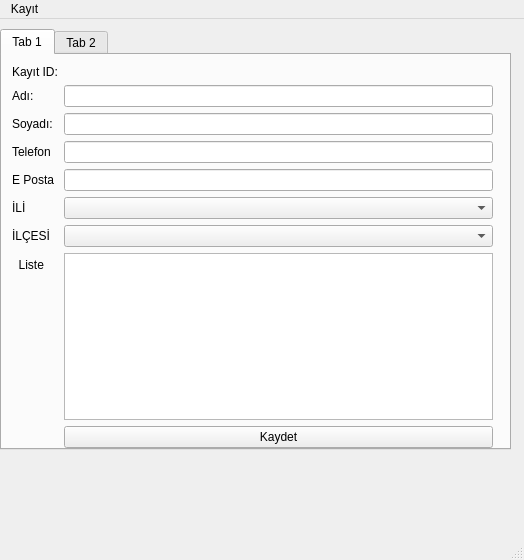
<?xml version="1.0" encoding="UTF-8"?>
<ui version="4.0">
 <class>AnaPencere</class>
 <widget class="QMainWindow" name="AnaPencere">
  <property name="geometry">
   <rect>
    <x>0</x>
    <y>0</y>
    <width>524</width>
    <height>560</height>
   </rect>
  </property>
  <property name="windowTitle">
   <string>Telefon Defteri</string>
  </property>
  <widget class="QWidget" name="centralwidget">
   <widget class="QTabWidget" name="tabWidget">
    <property name="geometry">
     <rect>
      <x>0</x>
      <y>10</y>
      <width>511</width>
      <height>421</height>
     </rect>
    </property>
    <widget class="QWidget" name="tab">
     <attribute name="title">
      <string>Tab 1</string>
     </attribute>
     <widget class="QWidget" name="formLayoutWidget">
      <property name="geometry">
       <rect>
        <x>10</x>
        <y>10</y>
        <width>481</width>
        <height>411</height>
       </rect>
      </property>
      <layout class="QFormLayout" name="formLayout">
       <property name="sizeConstraint">
        <enum>QLayout::SetNoConstraint</enum>
       </property>
       <item row="0" column="0">
        <widget class="QLabel" name="label_7">
         <property name="text">
          <string>Kayıt ID:</string>
         </property>
        </widget>
       </item>
       <item row="0" column="1">
        <widget class="QLabel" name="lblID">
         <property name="text">
          <string/>
         </property>
        </widget>
       </item>
       <item row="1" column="0">
        <widget class="QLabel" name="label">
         <property name="text">
          <string>Adı:</string>
         </property>
        </widget>
       </item>
       <item row="1" column="1">
        <widget class="QLineEdit" name="txtAdi"/>
       </item>
       <item row="2" column="0">
        <widget class="QLabel" name="label_2">
         <property name="text">
          <string>Soyadı:</string>
         </property>
        </widget>
       </item>
       <item row="2" column="1">
        <widget class="QLineEdit" name="txtSoyadi"/>
       </item>
       <item row="3" column="0">
        <widget class="QLabel" name="label_3">
         <property name="text">
          <string>Telefon</string>
         </property>
        </widget>
       </item>
       <item row="3" column="1">
        <widget class="QLineEdit" name="txtTelefon"/>
       </item>
       <item row="4" column="0">
        <widget class="QLabel" name="label_4">
         <property name="text">
          <string>E Posta</string>
         </property>
        </widget>
       </item>
       <item row="4" column="1">
        <widget class="QLineEdit" name="txtPosta"/>
       </item>
       <item row="5" column="0">
        <widget class="QLabel" name="label_5">
         <property name="text">
          <string>İLİ</string>
         </property>
        </widget>
       </item>
       <item row="5" column="1">
        <widget class="QComboBox" name="cmbIl"/>
       </item>
       <item row="6" column="0">
        <widget class="QLabel" name="label_6">
         <property name="text">
          <string>İLÇESİ</string>
         </property>
        </widget>
       </item>
       <item row="6" column="1">
        <widget class="QComboBox" name="cmbIlce"/>
       </item>
       <item row="7" column="0">
        <widget class="QLabel" name="label_9">
         <property name="text">
          <string>  Liste</string>
         </property>
        </widget>
       </item>
       <item row="7" column="1">
        <widget class="QTableWidget" name="tblListe"/>
       </item>
       <item row="8" column="1">
        <widget class="QPushButton" name="btKaydet">
         <property name="text">
          <string>Kaydet</string>
         </property>
        </widget>
       </item>
       <item row="9" column="1">
        <widget class="QPushButton" name="btVazgec">
         <property name="text">
          <string>Vazgeç</string>
         </property>
        </widget>
       </item>
      </layout>
     </widget>
    </widget>
    <widget class="QWidget" name="tab_2">
     <attribute name="title">
      <string>Tab 2</string>
     </attribute>
    </widget>
   </widget>
  </widget>
  <widget class="QMenuBar" name="menubar">
   <property name="geometry">
    <rect>
     <x>0</x>
     <y>0</y>
     <width>524</width>
     <height>18</height>
    </rect>
   </property>
   <widget class="QMenu" name="kayit">
    <property name="title">
     <string>Kayıt</string>
    </property>
    <widget class="QMenu" name="telefon">
     <property name="title">
      <string>Telefon Listesi</string>
     </property>
     <addaction name="TelEkleme"/>
     <addaction name="TelListeleme"/>
    </widget>
    <addaction name="telefon"/>
    <addaction name="actionEposta_Listesi"/>
   </widget>
   <addaction name="kayit"/>
  </widget>
  <widget class="QStatusBar" name="statusbar"/>
  <action name="actionEposta_Listesi">
   <property name="text">
    <string>Eposta Listesi</string>
   </property>
  </action>
  <action name="TelEkleme">
   <property name="text">
    <string>Ekleme</string>
   </property>
  </action>
  <action name="TelListeleme">
   <property name="text">
    <string>Listeleme</string>
   </property>
  </action>
 </widget>
 <resources/>
 <connections/>
</ui>
